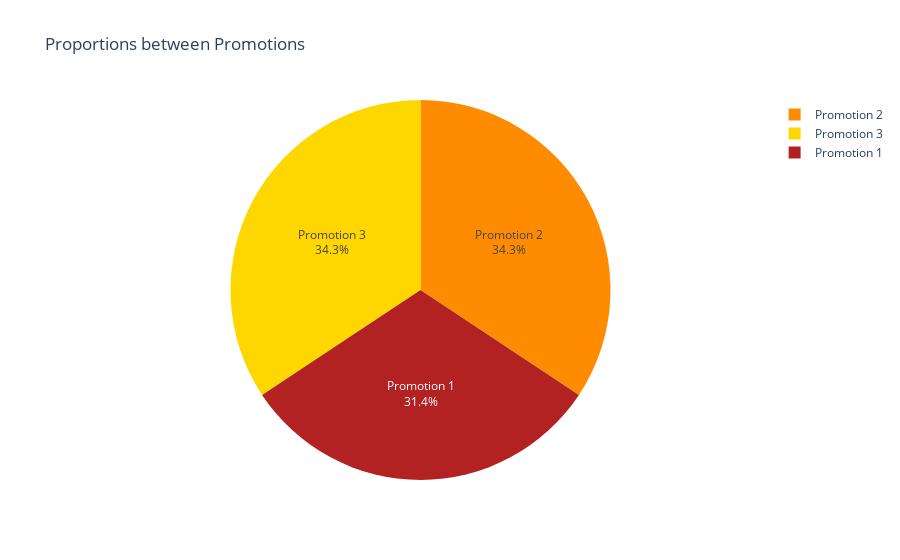

Notebook code cell kept with this figure:
### Code cell
labels = [f'Promotion {i}' for i in counts.index]

fig = go.Figure(go.Pie(labels=labels, 
                       values=counts, 
                       marker=dict(colors=trio_palette),
                       textinfo='label+percent'))
fig.update_layout(title='Proportions between Promotions')
fig.show()

### Figure 1 — Plotly figure (JSON) as saved in the notebook; plotly's stock layout.template omitted (floating-point values rounded to 4 significant figures)
{"data": [{"labels": ["Promotion 1", "Promotion 2", "Promotion 3"], "marker": {"colors": ["firebrick", "darkorange", "gold"]}, "textinfo": "label+percent", "type": "pie", "values": [172, 188, 188]}], "layout": {"title": {"text": "Proportions between Promotions"}}}
